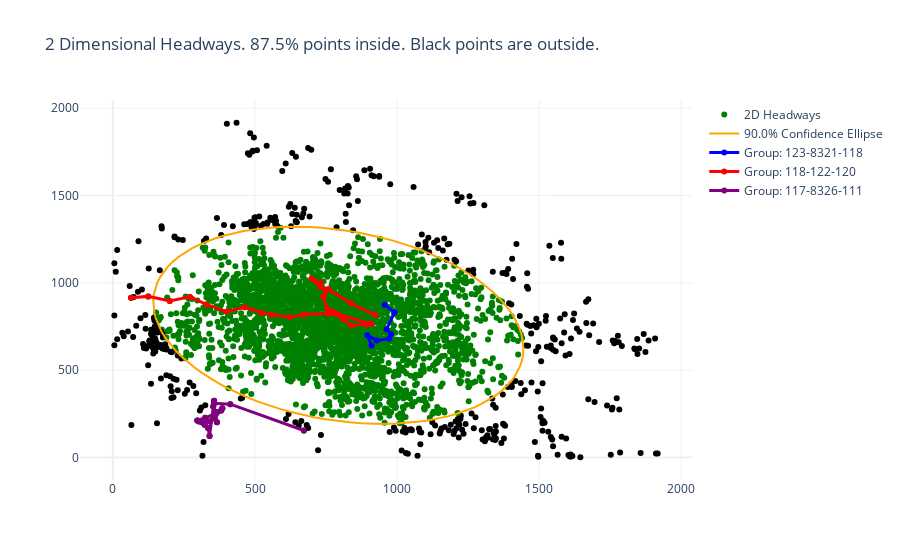

Here is the notebook cell this chart was saved with:
### Code cell
#Create figure
fig = go.Figure()

#Scatter points
fig.add_trace(go.Scatter(
    name='2D Headways',
    x=hw_bcovid_2d.h12,
    y=hw_bcovid_2d.h23,
    mode=' markers',
    marker=dict(
        color=['green' if ins_ellip else 'black' for ins_ellip in hw_bcovid_2d.inside]
    )
))

#Confidence ellipse
fig.add_trace(go.Scatter(
    name='{}% Confidence Ellipse'.format(conf*100),
    x=x,
    y=y,
    mode='lines',
    line=dict(
        color='orange'
    )
))

#Select buses group to see over time
fig.add_trace(go.Scatter(
    name='Group: ' + str1,
    x = bus_group1.h12,
    y = bus_group1.h23,
    mode = 'lines+markers',
    line = dict(
        color = 'blue',
        width = 3
    )
))

#Select buses group to see over time
fig.add_trace(go.Scatter(
    name='Group: ' + str2,
    x = bus_group2.h12,
    y = bus_group2.h23,
    mode = 'lines+markers',
    line = dict(
        color = 'red',
        width = 3
    )
))

#Select buses group to see over time
fig.add_trace(go.Scatter(
    name='Group: ' + str3,
    x = bus_group3.h12,
    y = bus_group3.h23,
    mode = 'lines+markers',
    line = dict(
        color = 'purple',
        width = 3
    )
))

#Update the layout
fig.update_layout(
    title='2 Dimensional Headways. {}% points inside. Black points are outside.'.format(ins_percent),
    showlegend=True
)
fig.show()

### Figure 1 — Plotly figure (JSON) as saved in the notebook; plotly's stock layout.template omitted (floating-point values rounded to 4 significant figures; data arrays with more than 128 entries replaced by an {"elided": "..."} marker saying what was removed)
{"data": [{"marker": {"color": {"elided": "3501 str values"}}, "mode": "markers", "name": "2D Headways", "type": "scatter", "x": {"elided": "3501 int values"}, "y": {"elided": "3501 int values"}}, {"line": {"color": "orange"}, "mode": "lines", "name": "90.0% Confidence Ellipse", "type": "scatter", "x": [193.5, 178.6, 166.1, 156.2, 148.9, 144.1, 142.0, 142.5, 145.6, 151.3, 159.6, 170.4, 183.8, 199.6, 217.8, 238.3, 261.1, 286.0, 312.9, 341.8, 372.5, 404.9, 438.8, 474.2, 510.9, 548.7, 587.4, 627.1, 667.3, 708.1, 749.3, 790.6, 831.9, 873.1, 913.9, 954.3, 994.0, 1033.0, 1071.0, 1108.0, 1143.0, 1177.0, 1210.0, 1241.0, 1270.0, 1297.0, 1322.0, 1345.0, 1366.0, 1385.0, 1401.0, 1414.0, 1426.0, 1434.0, 1440.0, 1444.0, 1445.0, 1443.0, 1438.0, 1431.0, 1422.0, 1410.0, 1395.0, 1378.0, 1359.0, 1337.0, 1313.0, 1287.0, 1259.0, 1230.0, 1198.0, 1165.0, 1130.0, 1094.0, 1057.0, 1019.0, 979.3, 939.4, 898.8, 857.8, 816.6, 775.3, 734.0, 693.0, 652.3, 612.3, 573.0, 534.5, 497.1, 460.9, 426.1, 392.7, 360.9, 330.9, 302.7, 276.5, 252.4, 230.5, 210.8, 193.5], "y": [1094.0, 1064.0, 1034.0, 1002.0, 969.1, 935.5, 901.2, 866.3, 831.0, 795.3, 759.5, 723.8, 688.1, 652.7, 617.7, 583.3, 549.7, 516.8, 484.9, 454.1, 424.5, 396.3, 369.5, 344.3, 320.7, 298.9, 279.0, 261.0, 244.9, 231.0, 219.1, 209.4, 202.0, 196.7, 193.8, 193.1, 194.6, 198.5, 204.5, 212.8, 223.3, 236.0, 250.7, 267.5, 286.3, 307.0, 329.4, 353.6, 379.4, 406.8, 435.5, 465.6, 496.8, 529.1, 562.3, 596.3, 630.9, 666.0, 701.5, 737.3, 773.1, 808.8, 844.4, 879.5, 914.2, 948.3, 981.6, 1014.0, 1045.0, 1076.0, 1104.0, 1132.0, 1158.0, 1182.0, 1205.0, 1226.0, 1245.0, 1262.0, 1277.0, 1290.0, 1301.0, 1309.0, 1316.0, 1320.0, 1322.0, 1321.0, 1318.0, 1313.0, 1306.0, 1297.0, 1285.0, 1272.0, 1256.0, 1238.0, 1218.0, 1197.0, 1173.0, 1148.0, 1122.0, 1094.0]}, {"line": {"color": "blue", "width": 3}, "mode": "lines+markers", "name": "Group: 123-8321-118", "type": "scatter", "x": [956, 991, 963, 979, 972, 928, 895, 910], "y": [875, 830, 735, 706, 681, 671, 701, 642]}, {"line": {"color": "red", "width": 3}, "mode": "lines+markers", "name": "Group: 118-122-120", "type": "scatter", "x": [924, 837, 758, 729, 732, 730, 699, 749, 740, 754, 779, 779, 812, 838, 889, 910, 904, 795, 758, 673, 621, 559, 523, 464, 400, 329, 271, 200, 124, 64], "y": [816, 883, 964, 976, 984, 1002, 1025, 950, 921, 852, 834, 826, 791, 756, 762, 763, 768, 819, 825, 819, 803, 818, 829, 861, 835, 877, 920, 896, 923, 915]}, {"line": {"color": "purple", "width": 3}, "mode": "lines+markers", "name": "Group: 117-8326-111", "type": "scatter", "x": [672, 413, 356, 356, 340, 335, 319, 323, 315, 358, 385, 381, 363, 353, 366, 358, 303, 341, 297, 325], "y": [155, 306, 311, 325, 124, 169, 213, 188, 201, 224, 283, 270, 261, 293, 203, 253, 206, 207, 213, 228]}], "layout": {"showlegend": true, "title": {"text": "2 Dimensional Headways. 87.5% points inside. Black points are outside."}}}
